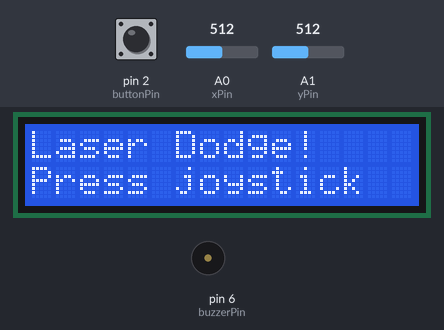
A sketch run on a simulated Arduino Uno, built with avr-gcc and run on an emulated ATmega328P. Shown: 16×2 character LCD, buzzer (waves = sounding). Inputs (shaded band) come from the test bench; at power-on: pin 2 (buttonPin) HIGH, A0 (xPin) = 512, A1 (yPin) = 512. Random numbers use the default seed unless the sketch sets one.

Above: at 1.8 s.
1.9 s: pin 2 (buttonPin) pulled LOW for 0.6 s
At 3.53 s:
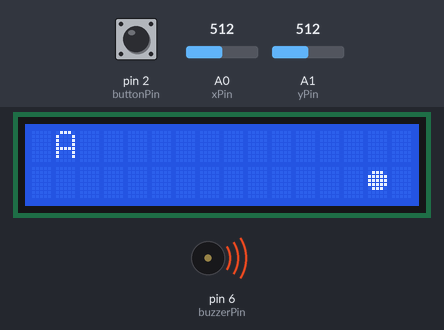
4.1 s: A0 (xPin) set to 660
6.9 s: A0 (xPin) set to 640
9.9 s: A0 (xPin) set to 306
At 10.86 s:
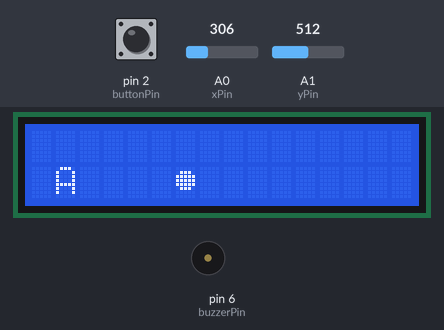
12.9 s: pin 2 (buttonPin) pulled LOW for 3.2 s
At 17.23 s:
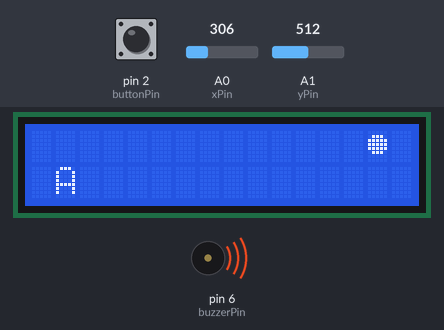
Timing chart, 0 to 33.2 s (numbered marks = the images above; inputs shaded):
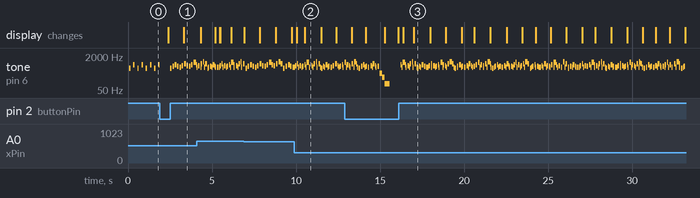

Measured:
- after the input at 1.9 s, the display: first changes after 0.48 s (image 1 shows a later state)
- by itself, tone on pin 6 (buzzerPin): plays 600 Hz for 0.03 s, 784 Hz for 0.09 s, 698 Hz for 0.04 s, 600 Hz for 0.03 s, 880 Hz for 0.09 s, 600 Hz for 0.02 s … (215 notes in this stretch)

The sketch:

Dodge_Game.ino
```cpp
#include <LiquidCrystal.h>

// LCD pins: RS, E, D4, D5, D6, D7
LiquidCrystal lcd(7, 8, 9, 10, 11, 12);

// Joystick pins
int xPin = A0;
int yPin = A1;
int buttonPin = 2;

// Buzzer pin
int buzzerPin = 6;

// LCD size
const int width = 16;
const int height = 2;

// Player
int playerX = 1;
int playerY = 0;

// Lives
int lives = 1;
const int maxLives = 4;

bool invincible = false;
unsigned long invincibleStartTime = 0;
int invincibleTime = 1200;

// Lasers / bullets
const int maxLasers = 4;

int laserX[maxLasers];
int laserY[maxLasers];
int laserDX[maxLasers];
bool laserActive[maxLasers];

int activeLaserCount = 1;

// Power-up
int powerX = -1;
int powerY = -1;
bool powerActive = false;

// Game state
int score = 0;
bool gameOver = false;

// Timing
unsigned long lastPlayerMoveTime = 0;
unsigned long lastLaserMoveTime = 0;
unsigned long lastLCDUpdateTime = 0;
unsigned long lastMusicTime = 0;

int playerMoveDelay = 220;
int laserMoveDelay = 900;
int lcdUpdateDelay = 150;

// Catchy arcade music
int musicNotes[] = {
  523, 659, 784, 659,
  587, 698, 880, 698,
  659, 784, 988, 784,
  698, 880, 1047, 880
};

int musicDurations[] = {
  90, 90, 120, 90,
  90, 90, 120, 90,
  90, 90, 140, 90,
  90, 90, 180, 90
};

int musicIndex = 0;
int musicDelay = 140;
const int musicLength = 16;

// Custom laser circle
byte laserChar[8] = {
  B00000,
  B01110,
  B11111,
  B11111,
  B11111,
  B01110,
  B00000,
  B00000
};

// Custom power-up star
byte powerChar[8] = {
  B00100,
  B10101,
  B01110,
  B11111,
  B01110,
  B10101,
  B00100,
  B00000
};

void setup() {
  pinMode(buttonPin, INPUT_PULLUP);
  pinMode(buzzerPin, OUTPUT);

  lcd.begin(16, 2);
  lcd.createChar(0, laserChar);
  lcd.createChar(1, powerChar);

  randomSeed(analogRead(A5));

  showStartScreen();
}

void loop() {
  if (gameOver) {
    noTone(buzzerPin);
    showGameOver();

    if (digitalRead(buttonPin) == LOW) {
      delay(300);
      resetGame();
    }

    return;
  }

  playMusic();

  if (invincible && millis() - invincibleStartTime > invincibleTime) {
    invincible = false;
  }

  readJoystick();

  if (millis() - lastLaserMoveTime >= laserMoveDelay) {
    moveLasers();
    lastLaserMoveTime = millis();
  }

  if (millis() - lastLCDUpdateTime >= lcdUpdateDelay) {
    drawGame();
    lastLCDUpdateTime = millis();
  }
}

void showStartScreen() {
  lcd.clear();
  lcd.setCursor(0, 0);
  lcd.print("Laser Dodge!");

  lcd.setCursor(0, 1);
  lcd.print("Press joystick");

  while (digitalRead(buttonPin) == HIGH) {
    tone(buzzerPin, 523, 80);
    delay(250);
    tone(buzzerPin, 784, 80);
    delay(250);
  }

  noTone(buzzerPin);
  delay(300);
  resetGame();
}

void resetGame() {
  playerX = 1;
  playerY = 0;

  lives = 1;
  score = 0;
  gameOver = false;
  invincible = false;

  activeLaserCount = 1;
  laserMoveDelay = 900;

  powerActive = false;
  powerX = -1;
  powerY = -1;

  for (int i = 0; i < maxLasers; i++) {
    laserActive[i] = false;
  }

  spawnLaser(0);

  lastLaserMoveTime = millis();
  lastPlayerMoveTime = millis();
  lastLCDUpdateTime = millis();
  lastMusicTime = millis();

  lcd.clear();
  drawGame();
}

void playMusic() {
  if (millis() - lastMusicTime >= musicDelay) {
    tone(buzzerPin, musicNotes[musicIndex], musicDurations[musicIndex]);

    musicIndex++;

    if (musicIndex >= musicLength) {
      musicIndex = 0;
    }

    lastMusicTime = millis();
  }
}

void readJoystick() {
  int xValue = analogRead(xPin);
  int yValue = analogRead(yPin);

  if (millis() - lastPlayerMoveTime >= playerMoveDelay) {
    bool moved = false;

    // Fixed mapping for your joystick

    // Push up
    if (xValue > 650) {
      playerY = 0;
      moved = true;
    }

    // Push down
    else if (xValue < 350) {
      playerY = 1;
      moved = true;
    }

    // Push right
    else if (yValue > 650) {
      playerX++;
      if (playerX >= width) playerX = width - 1;
      moved = true;
    }

    // Push left
    else if (yValue < 350) {
      playerX--;
      if (playerX < 0) playerX = 0;
      moved = true;
    }

    if (moved) {
      tone(buzzerPin, 600, 25);
      lastPlayerMoveTime = millis();
      checkPowerUp();
      checkCollision();
    }
  }
}

void moveLasers() {
  for (int i = 0; i < activeLaserCount; i++) {
    if (!laserActive[i]) {
      spawnLaser(i);
      continue;
    }

    // Move freely after spawning
    laserX[i] += laserDX[i];

    if (laserX[i] == playerX && laserY[i] == playerY) {
      hitPlayer();
      return;
    }

    if (laserX[i] < 0 || laserX[i] >= width) {
      score++;
      tone(buzzerPin, 900, 40);

      updateDifficulty();

      // Power-up appears every 5 points
      if (!powerActive && score > 0 && score % 5 == 0) {
        spawnPowerUp();
      }

      spawnLaser(i);
    }
  }

  checkPowerUp();
}

void hitPlayer() {
  if (invincible) {
    return;
  }

  lives--;

  tone(buzzerPin, 120, 400);

  if (lives <= 0) {
    gameOver = true;
    return;
  }

  invincible = true;
  invincibleStartTime = millis();

  playerX = 1;
  playerY = 0;

  for (int i = 0; i < maxLasers; i++) {
    laserActive[i] = false;
  }

  for (int i = 0; i < activeLaserCount; i++) {
    spawnLaser(i);
  }
}

void spawnLaser(int i) {
  int tries = 0;

  while (tries < 20) {
    int side = random(0, 2);
    int newX;
    int newDX;

    if (side == 0) {
      newX = width - 1;
      newDX = -1;
    } else {
      newX = 0;
      newDX = 1;
    }

    int newY = random(0, 2);

    if (isSafeLaserSpot(newX, newY)) {
      laserX[i] = newX;
      laserY[i] = newY;
      laserDX[i] = newDX;
      laserActive[i] = true;
      return;
    }

    tries++;
  }

  laserActive[i] = false;
}

bool isSafeLaserSpot(int newX, int newY) {
  for (int i = 0; i < activeLaserCount; i++) {
    if (!laserActive[i]) continue;

    // Opposite rows need at least 1 empty column between them.
    // Distance must be 2 or more.
    if (laserY[i] != newY) {
      if (abs(laserX[i] - newX) < 2) {
        return false;
      }
    }

    // Same row bullets should not stack too close.
    if (laserY[i] == newY) {
      if (abs(laserX[i] - newX) < 2) {
        return false;
      }
    }
  }

  return true;
}


void updateDifficulty() {
  int level = score / 1;

  activeLaserCount = 1 + level;

  if (activeLaserCount > maxLasers) {
    activeLaserCount = maxLasers;
  }

  laserMoveDelay = 900 - (level * 60);

  if (laserMoveDelay < 300) {
    laserMoveDelay = 300;
  }

  for (int i = 0; i < activeLaserCount; i++) {
    if (!laserActive[i]) {
      spawnLaser(i);
    }
  }
}

void spawnPowerUp() {
  powerX = random(2, width - 2);
  powerY = random(0, 2);

  if (powerX == playerX && powerY == playerY) {
    powerX = width - 3;
    powerY = 1 - playerY;
  }

  powerActive = true;
}

void checkPowerUp() {
  if (powerActive && playerX == powerX && playerY == powerY) {
    lives = lives + 2;

    if (lives > maxLives) {
      lives = maxLives;
    }

    tone(buzzerPin, 1000, 100);
    delay(80);
    tone(buzzerPin, 1400, 120);

    powerActive = false;
    powerX = -1;
    powerY = -1;
  }
}

void checkCollision() {
  if (invincible) {
    return;
  }

  for (int i = 0; i < activeLaserCount; i++) {
    if (laserActive[i] && laserX[i] == playerX && laserY[i] == playerY) {
      hitPlayer();
      return;
    }
  }
}

void drawGame() {
  lcd.clear();

  for (int y = 0; y < height; y++) {
    lcd.setCursor(0, y);

    for (int x = 0; x < width; x++) {
      bool printed = false;

      if (x == playerX && y == playerY) {
        if (invincible && ((millis() / 200) % 2 == 0)) {
          lcd.print(" ");
        } else {
          lcd.print("A");
        }

        printed = true;
      }

      if (!printed && powerActive && x == powerX && y == powerY) {
        lcd.write(byte(1));
        printed = true;
      }

      for (int i = 0; i < activeLaserCount; i++) {
        if (!printed && laserActive[i] && laserX[i] == x && laserY[i] == y) {
          lcd.write(byte(0));
          printed = true;
        }
      }

      if (!printed) {
        lcd.print(" ");
      }
    }
  }
}

void showGameOver() {
  tone(buzzerPin, 300, 150);
  delay(150);
  tone(buzzerPin, 200, 150);
  delay(150);
  tone(buzzerPin, 100, 300);

  lcd.clear();

  lcd.setCursor(0, 0);
  lcd.print("GAME OVER!");

  lcd.setCursor(0, 1);
  lcd.print("Score:");
  lcd.print(score);
  lcd.print(" Press");

  delay(500);
}
```
